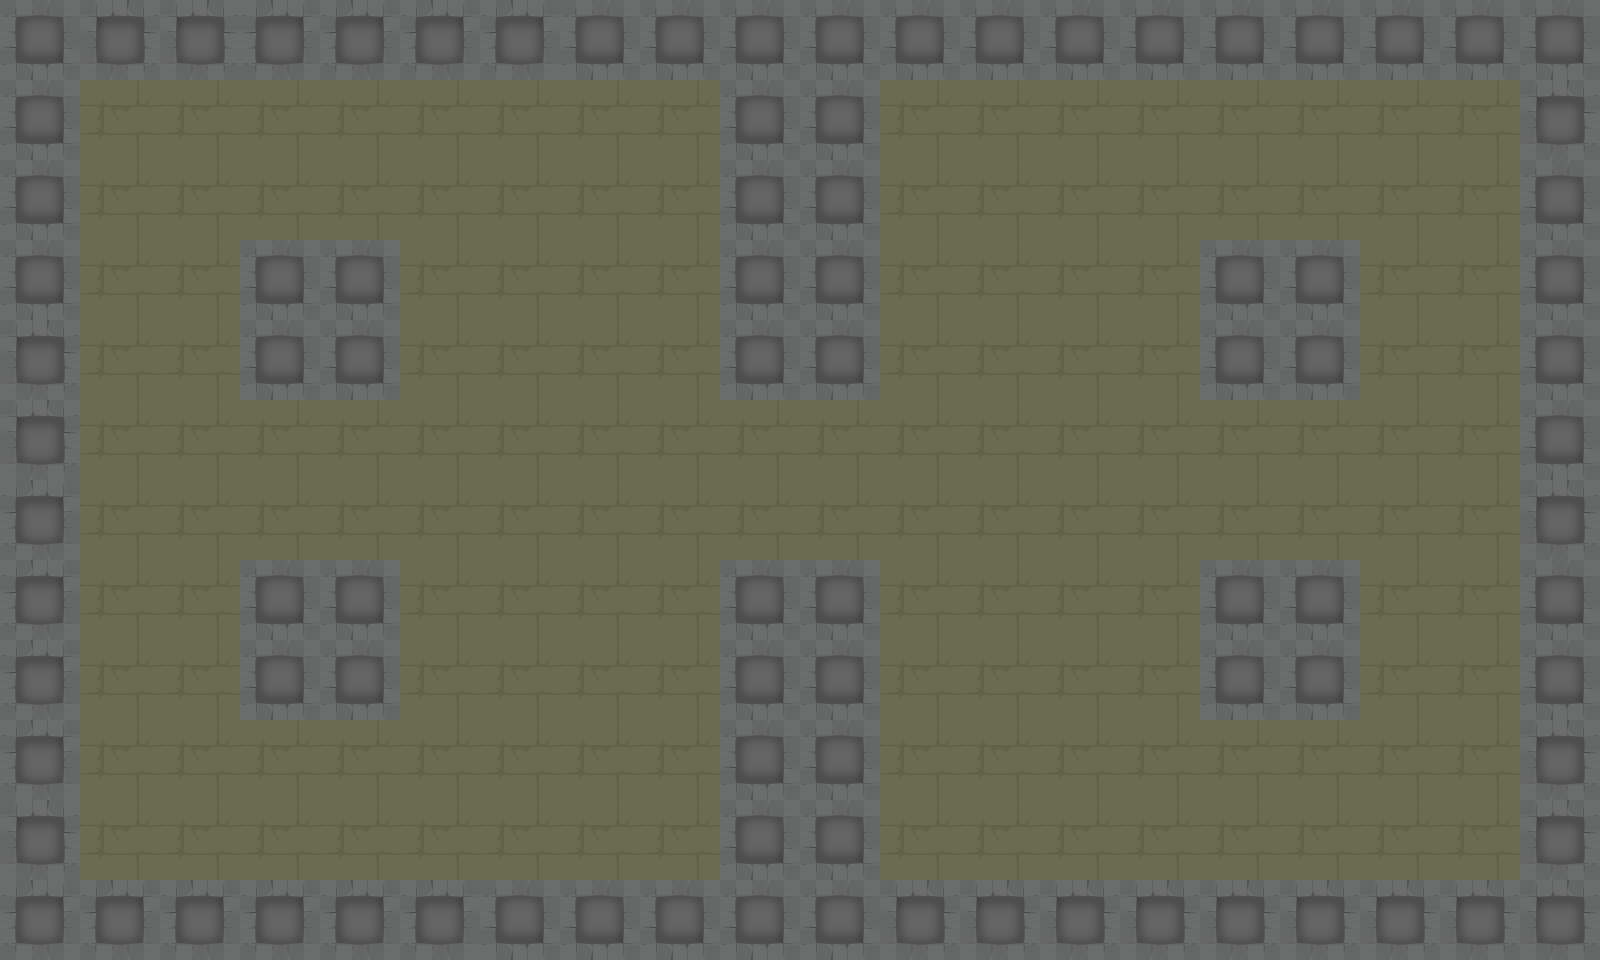

A 2D game scene composited from a Tiled map and its tileset images. What follows is a short description and the map's XML, with each tile layer's data collapsed to a summary:
An orthogonal 20x12 tile map with 80x80 px tiles, 2 tile layers (Tile Layer 1, Objects).

<map version="1.2" tiledversion="1.2.3" orientation="orthogonal" renderorder="right-down" width="20" height="12" tilewidth="80" tileheight="80" infinite="0" nextlayerid="3" nextobjectid="1">
 <tileset firstgid="1" source="ts2.tsx" />
 <layer id="1" name="Tile Layer 1" width="20" height="12">
  <data>[240 cells, 240 non-empty, 1 distinct tile ids]</data>
 </layer>
 <layer id="2" name="Objects" width="20" height="12">
  <properties>
   <property name="blocked" value="true" />
  </properties>
  <data>[240 cells, 92 non-empty, 3 distinct tile ids]</data>
 </layer>
</map>